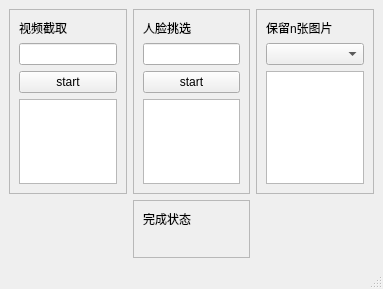
<?xml version="1.0" encoding="UTF-8"?>
<ui version="4.0">
 <class>MainWindow</class>
 <widget class="QMainWindow" name="MainWindow">
  <property name="geometry">
   <rect>
    <x>0</x>
    <y>0</y>
    <width>383</width>
    <height>289</height>
   </rect>
  </property>
  <property name="windowTitle">
   <string>MainWindow</string>
  </property>
  <widget class="QWidget" name="centralwidget">
   <layout class="QGridLayout" name="gridLayout">
    <item row="1" column="1">
     <widget class="QFrame" name="frame_4">
      <property name="frameShape">
       <enum>QFrame::StyledPanel</enum>
      </property>
      <property name="frameShadow">
       <enum>QFrame::Raised</enum>
      </property>
      <layout class="QVBoxLayout" name="verticalLayout_2">
       <item>
        <widget class="QLabel" name="label_2">
         <property name="text">
          <string>完成状态</string>
         </property>
         <property name="scaledContents">
          <bool>true</bool>
         </property>
        </widget>
       </item>
       <item>
        <widget class="QLabel" name="label_3">
         <property name="text">
          <string/>
         </property>
         <property name="scaledContents">
          <bool>true</bool>
         </property>
        </widget>
       </item>
      </layout>
     </widget>
    </item>
    <item row="0" column="0">
     <widget class="QFrame" name="frame">
      <property name="frameShape">
       <enum>QFrame::StyledPanel</enum>
      </property>
      <property name="frameShadow">
       <enum>QFrame::Raised</enum>
      </property>
      <layout class="QGridLayout" name="gridLayout_2">
       <item row="0" column="0">
        <widget class="QLabel" name="label_5">
         <property name="text">
          <string>视频截取</string>
         </property>
         <property name="scaledContents">
          <bool>true</bool>
         </property>
        </widget>
       </item>
       <item row="1" column="0">
        <widget class="QLineEdit" name="lineEdit"/>
       </item>
       <item row="2" column="0">
        <widget class="QPushButton" name="pushButton">
         <property name="text">
          <string>start</string>
         </property>
        </widget>
       </item>
       <item row="3" column="0">
        <widget class="QTextBrowser" name="textBrowser"/>
       </item>
      </layout>
     </widget>
    </item>
    <item row="0" column="1">
     <widget class="QFrame" name="frame_2">
      <property name="frameShape">
       <enum>QFrame::StyledPanel</enum>
      </property>
      <property name="frameShadow">
       <enum>QFrame::Raised</enum>
      </property>
      <layout class="QGridLayout" name="gridLayout_3">
       <item row="1" column="0">
        <widget class="QLineEdit" name="lineEdit_2"/>
       </item>
       <item row="2" column="0">
        <widget class="QPushButton" name="pushButton_2">
         <property name="text">
          <string>start</string>
         </property>
        </widget>
       </item>
       <item row="0" column="0">
        <widget class="QLabel" name="label_4">
         <property name="text">
          <string>人脸挑选</string>
         </property>
         <property name="scaledContents">
          <bool>true</bool>
         </property>
        </widget>
       </item>
       <item row="3" column="0">
        <widget class="QTextBrowser" name="textBrowser_2"/>
       </item>
      </layout>
     </widget>
    </item>
    <item row="0" column="2">
     <widget class="QFrame" name="frame_3">
      <property name="frameShape">
       <enum>QFrame::StyledPanel</enum>
      </property>
      <property name="frameShadow">
       <enum>QFrame::Raised</enum>
      </property>
      <layout class="QVBoxLayout" name="verticalLayout">
       <item>
        <widget class="QLabel" name="label">
         <property name="text">
          <string>保留n张图片</string>
         </property>
         <property name="scaledContents">
          <bool>true</bool>
         </property>
        </widget>
       </item>
       <item>
        <widget class="QComboBox" name="comboBox">
         <item>
          <property name="text">
           <string> </string>
          </property>
         </item>
         <item>
          <property name="text">
           <string>2</string>
          </property>
         </item>
         <item>
          <property name="text">
           <string>3</string>
          </property>
         </item>
         <item>
          <property name="text">
           <string>4</string>
          </property>
         </item>
         <item>
          <property name="text">
           <string>5</string>
          </property>
         </item>
        </widget>
       </item>
       <item>
        <widget class="QTextBrowser" name="textBrowser_3"/>
       </item>
      </layout>
     </widget>
    </item>
   </layout>
  </widget>
  <widget class="QStatusBar" name="statusbar"/>
 </widget>
 <resources/>
 <connections/>
</ui>
